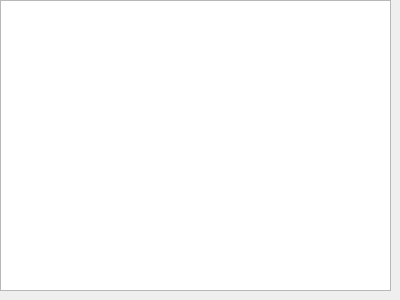
<?xml version="1.0" encoding="UTF-8"?>
<ui version="4.0">
 <class>GranteeList</class>
 <widget class="QDialog" name="GranteeList">
  <property name="geometry">
   <rect>
    <x>0</x>
    <y>0</y>
    <width>400</width>
    <height>300</height>
   </rect>
  </property>
  <property name="windowTitle">
   <string>Dialog</string>
  </property>
  <widget class="QListWidget" name="listWidget">
   <property name="geometry">
    <rect>
     <x>0</x>
     <y>0</y>
     <width>391</width>
     <height>291</height>
    </rect>
   </property>
  </widget>
 </widget>
 <resources/>
 <connections/>
</ui>
